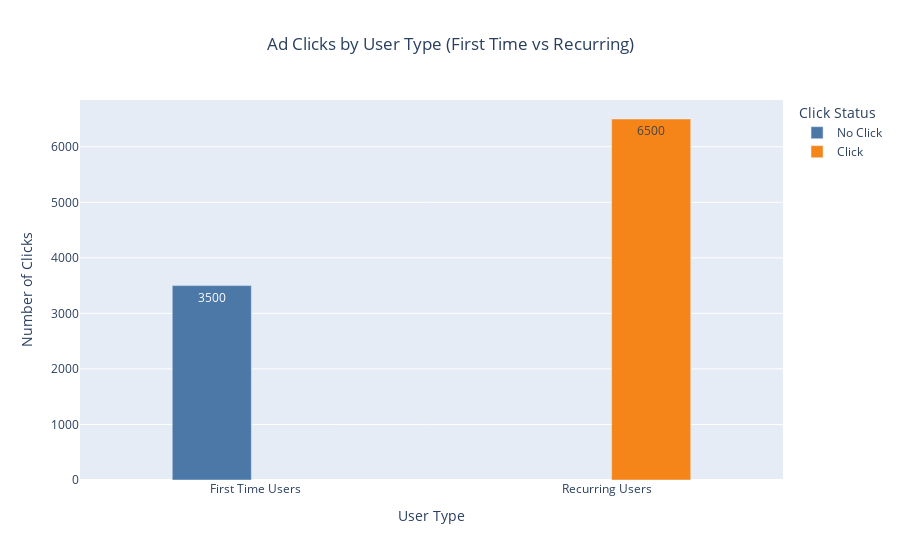

This figure's notebook cell:
### Code cell
feature_counts = df_user_type.groupby(['user_type', 'click']).size().reset_index(name='count')

feature_counts['click'] = feature_counts['click'].map({0: "No Click", 1: 'Click'})

fig = px.bar(feature_counts, 
             x = 'user_type', y = 'count', color = 'click',
             title = 'Ad Clicks by User Type (First Time vs Recurring)',
             labels = {"user_type": "User Type", "count": "Number of Clicks", "click" : "Click Status"},
             color_discrete_sequence = px.colors.qualitative.T10,
             text = 'count',
             barmode = 'group')

fig.update_traces(texttemplate = '%{text: .2s}', textposition = 'inside')
fig.update_layout(
    uniformtext_minsize=8,
    uniformtext_mode='hide',
    title_x=0.5,
    xaxis_title='User Type',
    yaxis_title='Number of Clicks',
    legend_title="Click Status",
    bargap=0.5,
    bargroupgap=0.1
)

fig.show()

### Figure 1 — Plotly figure (JSON) as saved in the notebook; plotly's stock layout.template omitted (floating-point values rounded to 4 significant figures)
{"data": [{"alignmentgroup": "True", "hovertemplate": "Click Status=No Click<br>User Type=%{x}<br>Number of Clicks=%{text}<extra></extra>", "legendgroup": "No Click", "marker": {"color": "#4C78A8", "pattern": {"shape": ""}}, "name": "No Click", "offsetgroup": "No Click", "orientation": "v", "showlegend": true, "text": [3500], "textposition": "inside", "texttemplate": "%{text: .2s}", "type": "bar", "x": ["First Time Users"], "xaxis": "x", "y": [3500], "yaxis": "y"}, {"alignmentgroup": "True", "hovertemplate": "Click Status=Click<br>User Type=%{x}<br>Number of Clicks=%{text}<extra></extra>", "legendgroup": "Click", "marker": {"color": "#F58518", "pattern": {"shape": ""}}, "name": "Click", "offsetgroup": "Click", "orientation": "v", "showlegend": true, "text": [6500], "textposition": "inside", "texttemplate": "%{text: .2s}", "type": "bar", "x": ["Recurring Users"], "xaxis": "x", "y": [6500], "yaxis": "y"}], "layout": {"bargap": 0.5, "bargroupgap": 0.1, "barmode": "group", "legend": {"title": {"text": "Click Status"}, "tracegroupgap": 0}, "title": {"text": "Ad Clicks by User Type (First Time vs Recurring)", "x": 0.5}, "uniformtext": {"minsize": 8, "mode": "hide"}, "xaxis": {"anchor": "y", "domain": [0, 1], "title": {"text": "User Type"}}, "yaxis": {"anchor": "x", "domain": [0, 1], "title": {"text": "Number of Clicks"}}}}
